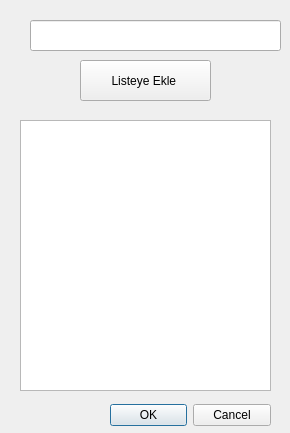
<?xml version="1.0" encoding="UTF-8"?>
<ui version="4.0">
 <class>Dialog</class>
 <widget class="QDialog" name="Dialog">
  <property name="geometry">
   <rect>
    <x>0</x>
    <y>0</y>
    <width>290</width>
    <height>433</height>
   </rect>
  </property>
  <property name="windowTitle">
   <string>PySide Deneme </string>
  </property>
  <widget class="QDialogButtonBox" name="buttonBox">
   <property name="geometry">
    <rect>
     <x>110</x>
     <y>400</y>
     <width>161</width>
     <height>31</height>
    </rect>
   </property>
   <property name="orientation">
    <enum>Qt::Horizontal</enum>
   </property>
   <property name="standardButtons">
    <set>QDialogButtonBox::Cancel|QDialogButtonBox::Ok</set>
   </property>
  </widget>
  <widget class="QLineEdit" name="lineEdit">
   <property name="geometry">
    <rect>
     <x>30</x>
     <y>20</y>
     <width>251</width>
     <height>31</height>
    </rect>
   </property>
  </widget>
  <widget class="QListWidget" name="listWidget">
   <property name="geometry">
    <rect>
     <x>20</x>
     <y>120</y>
     <width>251</width>
     <height>271</height>
    </rect>
   </property>
  </widget>
  <widget class="QPushButton" name="pushButton">
   <property name="geometry">
    <rect>
     <x>80</x>
     <y>60</y>
     <width>131</width>
     <height>41</height>
    </rect>
   </property>
   <property name="text">
    <string>Listeye Ekle </string>
   </property>
  </widget>
 </widget>
 <resources/>
 <connections>
  <connection>
   <sender>buttonBox</sender>
   <signal>accepted()</signal>
   <receiver>Dialog</receiver>
   <slot>accept()</slot>
   <hints>
    <hint type="sourcelabel">
     <x>248</x>
     <y>254</y>
    </hint>
    <hint type="destinationlabel">
     <x>157</x>
     <y>274</y>
    </hint>
   </hints>
  </connection>
  <connection>
   <sender>buttonBox</sender>
   <signal>rejected()</signal>
   <receiver>Dialog</receiver>
   <slot>reject()</slot>
   <hints>
    <hint type="sourcelabel">
     <x>316</x>
     <y>260</y>
    </hint>
    <hint type="destinationlabel">
     <x>286</x>
     <y>274</y>
    </hint>
   </hints>
  </connection>
 </connections>
</ui>
